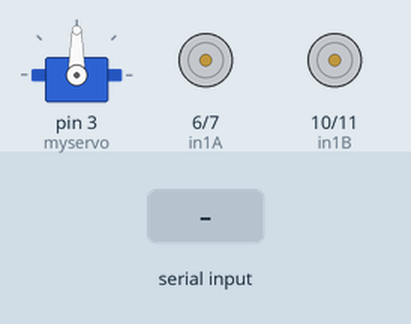
This sketch was run on a simulated Arduino Uno, built with avr-gcc and run on an emulated ATmega328P. On the bench: servo, motor-driver pin pairs drawn as motors (green arrow = first pin HIGH = forward, orange = second pin HIGH = backward, longer = more drive, scaled by the enable pin). The inputs (shaded band) are chosen by the test bench.

Above: at 1.2 s.
1.3 s: "F" received over the second serial link
At 1.7 s:
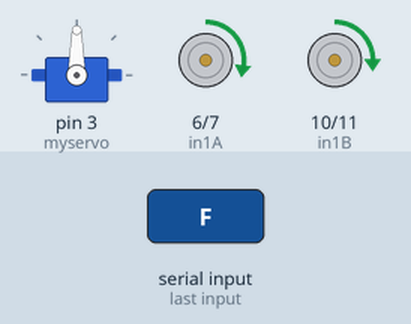
3.3 s: "B" received over the second serial link
At 3.42 s:
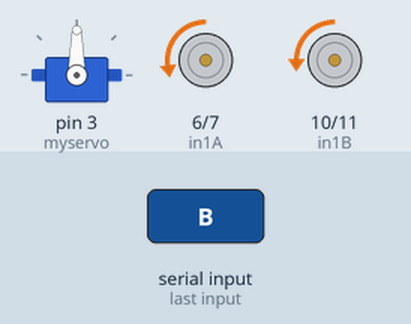
5.0 s: "R" received over the second serial link
At 5.6 s:
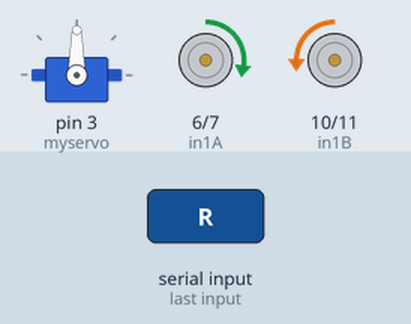
7.3 s: "L" received over the second serial link
At 7.8 s:
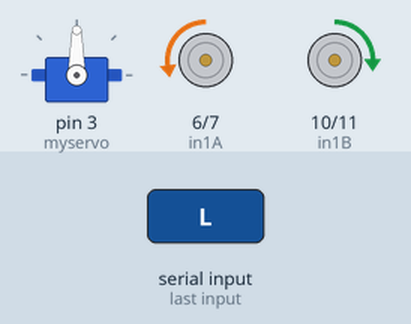
9.5 s: "P" received over the second serial link
At 10.3 s:
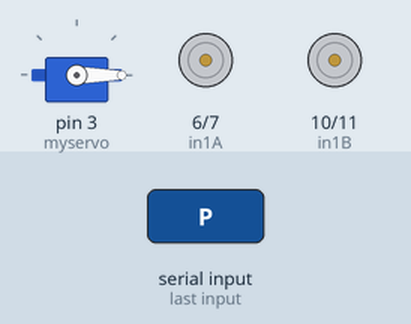
Timing chart, 0 to 41.0 s (numbered marks = the images above; inputs shaded):
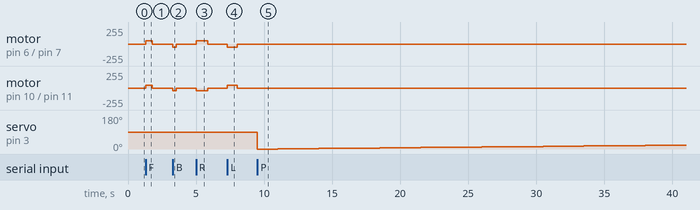

Measured:
- after the input at 1.3 s, motor on pin 6 (in1A) / pin 7 (in2A): stopped → forward 52/255 at once, → stopped 0.50 s later; motor on pin 10 (in1B) / pin 11 (in2B): stopped → forward 42/255 at once, → stopped 0.50 s later
- after the input at 3.3 s, motor on pin 6 (in1A) / pin 7 (in2A): stopped → backward 52/255 at once, → stopped 0.25 s later; motor on pin 10 (in1B) / pin 11 (in2B): stopped → backward 42/255 at once, → stopped 0.25 s later
- after the input at 5.0 s, motor on pin 6 (in1A) / pin 7 (in2A): stopped → forward 52/255 at once, → stopped 0.86 s later; motor on pin 10 (in1B) / pin 11 (in2B): stopped → backward 42/255 at once, → stopped 0.86 s later
- after the input at 7.3 s, motor on pin 6 (in1A) / pin 7 (in2A): stopped → backward 52/255 at once, → stopped 0.73 s later; motor on pin 10 (in1B) / pin 11 (in2B): stopped → forward 42/255 at once, → stopped 0.73 s later
- after the input at 9.5 s, servo on pin 3 (myservo): 90° → 0° at once, → 1° 1.5 s later, → 2° 1.5 s later, → 3° 1.5 s later, … (21 changes in this stretch)

The sketch:

M3_RoverUno.ino
```cpp
#include <Servo.h>
#include <SoftwareSerial.h> // Software Serial for functions
SoftwareSerial mySerial (A4, A5); //RX | TX
Servo myservo; // create servo object called myservo

// Connect motor controller pins to Arduino Digital Pins
//Motor A
int enA = 5;
int in1A = 6;
int in2A = 7;
//Motor B
int enB = 9;
int in1B = 10;
int in2B = 11;
//Servo Motor
int pos = 0; // variable to store servo position

int motA_speed = 52;
int motB_speed = 42;

char val = 0;  //holds ascii from serial line


void setup() {
  //Serial.begin(9600);
  myservo.attach(3);
  mySerial.begin(9600);
  //Serial.println("KISI Rover Uno is alive!");

  pinMode(enA, OUTPUT);
  pinMode(in1A, OUTPUT);
  pinMode(in2A, OUTPUT);

  pinMode(enB, OUTPUT);
  pinMode(in1B, OUTPUT);
  pinMode(in2B, OUTPUT);
}

void loop() {
  if (mySerial.available()) {
    val = mySerial.read();

    if (val == 'F') { // drive forward
      MoveForward();
      delay(500);
      StopMotor();
      mySerial.println(val);

    } else if (val == 'B') { // drive backward
      MoveBackward();
      delay(250);
      StopMotor();
      mySerial.println("backward");

    } else if (val == 'R') { // drive right
      TurnRight();
      delay(855);
      StopMotor();
      mySerial.println("right");

    } else if (val == 'r'){
      TurnRight();
      delay(100);
      StopMotor();

    } else if (val == 'L') { // drive left
      TurnLeft();
      delay(725);
      StopMotor();
      mySerial.println("left");

    } else if (val == 'l') { // drive left
      TurnLeft();
      delay(100);
      StopMotor();
      mySerial.println("left");

    } else if (val == 'S') { //Stop Motor
      StopMotor();
      mySerial.println("stop");

    } else if (val == 'P') { // pick up block
      CloseGrip();
      mySerial.println("Grippers closed");

    } else if (val == 'D') { // drop off block
      OpenGrip();
      mySerial.println("Grippers opened");
    }
  }
}


// FUNCTIONS!!!!!!
void StopMotor() {
  //Motor A
  digitalWrite(in1A, LOW);
  digitalWrite(in2A, LOW);
  analogWrite(enA, 0);

  //Motor B
  digitalWrite(in1B, LOW);
  digitalWrite(in2B, LOW);
  analogWrite(enB, 0);
}

void MoveBackward() {
  //Motor A
  digitalWrite(in1A, LOW);
  digitalWrite(in2A, HIGH);
  analogWrite(enA, motA_speed);

  //Motor B
  digitalWrite(in1B, LOW);
  digitalWrite(in2B, HIGH);
  analogWrite(enB, motB_speed);
}


void MoveForward() {
  //Motor A
  digitalWrite(in1A, HIGH);
  digitalWrite(in2A, LOW);
  analogWrite(enA, motA_speed);

  //Motor B
  digitalWrite(in1B, HIGH);
  digitalWrite(in2B, LOW);
  analogWrite(enB, motB_speed);
}

void TurnLeft() {
  //Motor A
  digitalWrite(in1A, LOW);
  digitalWrite(in2A, HIGH);
  analogWrite(enA, motA_speed);

  //Motor B
  digitalWrite(in1B, HIGH);
  digitalWrite(in2B, LOW);
  analogWrite(enB, motB_speed);
}

void TurnRight() {
  //Motor A
  digitalWrite(in1A, HIGH);
  digitalWrite(in2A, LOW);
  analogWrite(enA, motA_speed);

  //Motor B
  digitalWrite(in1B, LOW);
  digitalWrite(in2B, HIGH);
  analogWrite(enB, motB_speed);
}


// GRIPPERS
void CloseGrip() {
  for (pos = 0; pos <= 20; pos += 1) {
    myservo.write(pos);
    delay(1500);  // made it much slower for troubleshooting first
  }
}

void OpenGrip() {
  for (pos = 20; pos >= 0; pos -= 1) {
    myservo.write(pos);
    delay(1500);
  }
}
```
